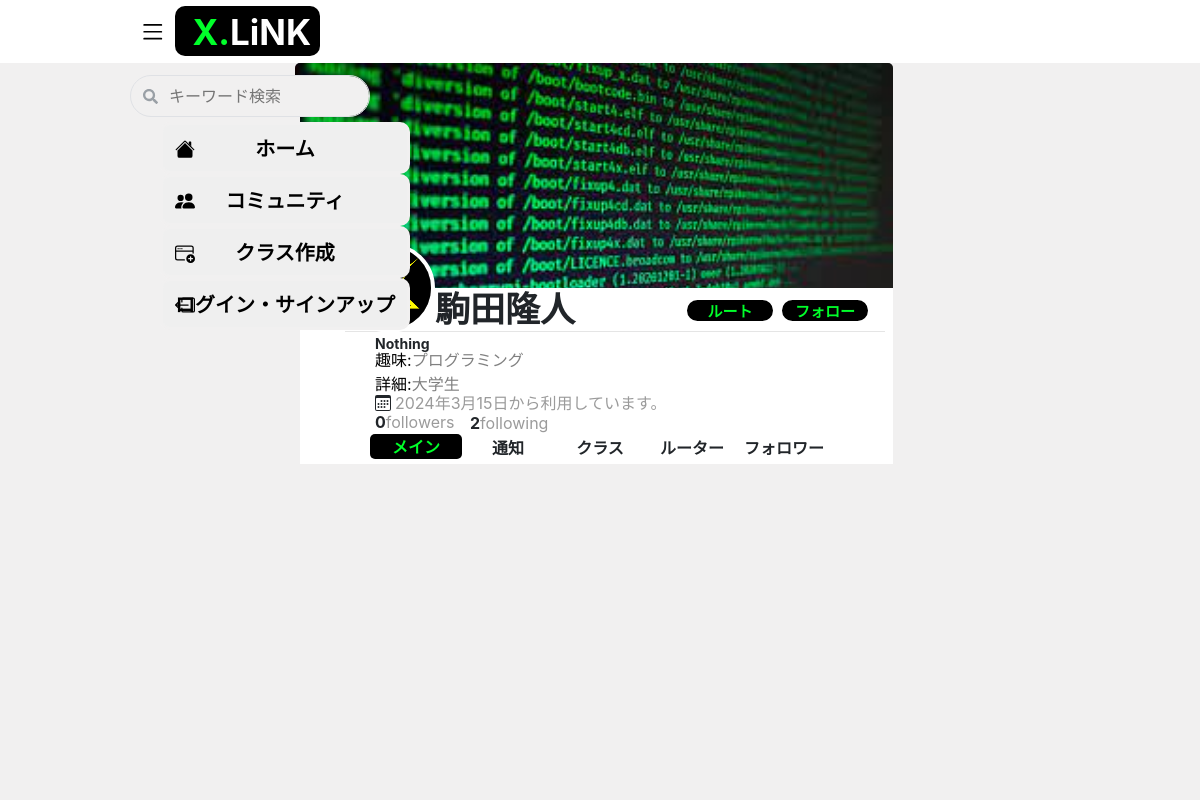
The app's page /account/駒田隆人/ with its own data.
### xlink/models.py (models this page shows)
class Account(models.Model):
    HOBBIES ={
        ('読書', '読書'),
        ('ゲーム', 'ゲーム'),
        ('映画', '映画'),
        ('TV', 'TV'),
        ('運動', '運動'),
        ('PC', 'PC'),
        ('VR/AR', 'VR/AR'),
        ('プログラミング', 'プログラミング')
    }
    DETAILS = {
        ('小学生', '小学生'),
        ('中学生', '中学生'),
        ('高校生', '高校生'),
        ('大学生', '大学生'),
        ('社会人', '社会人'),
    }
    mainuser = models.ForeignKey(User,  on_delete=models.PROTECT, verbose_name="メインユーザー", blank=True, null=True)
    name = models.CharField(max_length=15, verbose_name='ユーザー名', blank=True, null=True, default="")
    image = models.ImageField(upload_to='image/', verbose_name="バックイメージ")
    icon = models.ImageField(upload_to='icon/', verbose_name="アイコン")
    infomation = models.TextField(max_length=180, verbose_name="紹介文",blank=True, null=True)
    hobby =  models.CharField(max_length=8, choices=HOBBIES)
    detail = models.CharField(max_length=8, choices=DETAILS)
    created_at = models.DateTimeField(auto_now_add=True,null=True  ,verbose_name='作成日')
    def __str__(self):
        return str(self.name)
    class Meta:
        verbose_name_plural = 'Account'

### xlink/views.py (the view)
# urls.py: path('account/<str:name>/', views.room, name="room"),
def room(request, name):
	name = Account.objects.get(name=name)
	group = Group.objects.filter(managername=name)
	accounts = Account.objects.order_by('-created_at')[:1000]
	comments = Comment.objects.order_by('-created_at')[:10000]
	rooms = Account.objects.order_by('-name')[:10000]
	current_user = request.GET.get('user')
	logged_in_user = request.user.username
	user_followers = len(FollowCount.objects.filter(user=name))
	user_following = len(FollowCount.objects.filter(follower=name))
	user_followers0 = FollowCount.objects.filter(user=name)
	followers = FollowCount.objects.filter(user=name)
	followings = FollowCount.objects.filter(follower=name)
	user_root0 = AccountRoot.objects.filter(rooter=name)
	rooters = AccountRoot.objects.filter(user=name)
	roots = AccountRoot.objects.filter(rooter=name)
	root_class=[]
	user_followers1 = []
	for i in user_followers0:
		user_followers0 = i.follower
		user_followers1.append(user_followers0)
	if logged_in_user in user_followers1:
		follow_button_value = 'following'
	else:
		follow_button_value = 'follow'
	for x in user_root0:
		user_root0 = x.user
		root_class.append(user_root0)
	if logged_in_user in root_class:
		root_button_value = 'rooting'
	else:
		root_button_value = 'root'
	template = loader.get_template('profile.html')
	context={
		'rooms':rooms,
		'room': name,
		'comments': comments,
		'roots': roots,
		'followers': followers,
		'followings': followings,
		'groups': group,
		'accounts': accounts,
		'rooters': rooters,
		'user_root0': user_root0,
		'user_followers0': user_followers0,
		'current_user': current_user,
		'logged_in_user': logged_in_user,
		'user_followers': user_followers,
		'user_following': user_following,
		'follow_button_value': follow_button_value,
		'root_button_value':root_button_value,
	}
	return HttpResponse(template.render(context, request))

### templates/profile.html (shortened to what this page needs)
{% extends "base.html" %}
{%load static%}
{% load crispy_forms_tags %}
{% block extra_head %}
  <link rel="stylesheet" href="{% static 'css/profile.css'%}">
{% endblock %}
{% block content %}
<main>
    <nav class="name_bord">
      <div>
        <span>
          <img src="/media/{{room.image}}" class="image_user"/>
          <br>
          <div class="user-main-data">
            <span><div class="lkooscao"><b>{{room.name}}</b></div></span>
            <hr class="hr_style">
            {% if room.mainuser == user %}
            <div class="dsch">
                <a class="side_name" href='/profile-edit/'>
                    <button class="edit_profile">
                        <div class="edit"><b>プロフィール編集</b></div>
                    </button>
                </a>
              </div>
            {% else %}
            <form id="follow_button" action="/follow_counts" method="post">
              {% if follow_button_value == 'follow' %}
              <button class="follow" type="submit"><b>フォロー</b><div style="display:none;">{{user.username}}</div></button>
              {% else %}
              <input type="hidden" name="value" value="unfollow" readonly/>
              <button class="following" type="submit"><b>フォロー中</b><div style="display:none;">{{user.username}}</div></button>
              {% endif %}
            </form>
            <form id="post_button" action="/root_count" method="post">
              {% if root_button_value == 'root' %}
              <button class="root1" type="submit"><b>ルート</b><div style="display: none;">{{user.username}}</div></button>
              {% elif room.name == user %}
              <div class="dcbsdhc"></div>
              {% else %}
              <input type="hidden" name="value" value="unroot" readonly/>
              <button class="rooting1" type="submit"><b>ルート中</b><div style="display: none;">{{user.username}}</div></button>
              {% endif %}
            </form>
            {% endif %}
            <b><div class="info">{{room.infomation }}</div></b>
            <br>
            <div class="hobbys"><span class="data_base">趣味:</span>{{room.hobby}}</div>
            <div class="details"><span class="data_base">詳細:</span>{{room.detail}}</div>
            <li class="class">
              <span>
                <div class="sdjvhsu">
                  <span class="group">
                    <div style='margin-left: 0px; margin-top: -20px; color: rgb(155, 155, 155);'>{{room.created_at|date:'Y年n月j日'}}から利用しています。</div>
                  </span>
                </div>
              </span>
            </li>
            <li class="followerscount">
              <span><b>{{user_followers}}</b></span>
              <div class="followandfollower">followers</div>
            </li>
            <li class="followingcount">
              <span><b>{{user_following}}</b></span>
              <div class="followandfollower">following</div>
            </li>
            <br>
            <ul class="tab2-group">
              <li class="tab2 tab2-A is-active2">
                  <div class="menu"><b>メイン</b></div>
              </li>
              <li class="tab2 tab2-B">
                  <div class="menu4"><b>通知</b></div>
              </li>
              <li class="tab2 tab2-C">
                <div class="menu4"><b>クラス</b></div>
            </li>
              <li class="tab2 tab2-D">
                  <div class="menu4"><b>ルーター</b></div>
              </li>
              <li class="tab2 tab2-E">
                  <div class="menu4"><b>フォロワー</b></div>
              </li>
            </ul>
          </div>
        </span>
      </div>
      <div class="panel2-group">
        <div class="panel2 tab2-A is-show2">
            <div class="class_post_field">
              <ul>
                <li style="color: rgb(241, 240, 240);">
                </li>
              </ul>
            </div>
          </div>
        </div>
    </nav>
</main>
{% endblock %}

### static/css/profile.css (style rules this page uses)
.menu { margin-top: -4px; }
.lkooscao { margin-left: 140px; margin-top: -50px; font-size: 35px; }
.hobbys { margin-top: -30px; margin-left: 80px; color:grey; }
.details { margin-top: 0px; margin-left: 80px; color:grey; }
.info { margin-top: -40px; margin-left: 80px; width: 475px; word-wrap: break-word; font-weight: bold; font-size: 14px; }
.name_bord { margin-top: -190px; margin-left: 250px; }
.image_user { background: rgb(241, 240, 240); border-radius: 5px 5px 0px 0px; margin-top: 10px; width: 598px; height: 225px; object-fit: cover; background: rgb(155, 155, 155); }
.user-main-data { width: 598px; height: auto; background: white; margin-left: 0px; }
.hr_style { margin-top: -5px; margin-left: 50px; width: 540px; }
.data_base { color: black; }
.followerscount { margin-top: -5px; display: flex; margin-left: 80px; }
.followingcount { margin-top: -23px; display: flex; margin-left: 175px; }
.followandfollower { color: rgb(155, 155, 155); }
.follow { background: rgb(0, 0, 0); color: rgb(0, 255, 42); border:solid 2px white; width: 90px; height: 25px; border-radius: 15px; margin-top: -50px; margin-bottom: 50px; margin-left: 485px; font-size: 15px; display: block; text-align:center; }
.root1 { background: rgb(0, 0, 0); color: rgb(0, 255, 42); border:solid 2px white; width: 90px; height: 25px; border-radius: 15px; margin-top: -75px; margin-bottom: 50px; margin-left: 390px; font-size: 15px; display: block; text-align: center; }
.class { margin-top: -7.5px; display: flex; margin-left: 80px; }
.group { color: grey; margin-left: -6px; margin-top: 10px; }
.sdjvhsu { margin-top: -23px; margin-left: 20px; }
.tab2-group { margin-top: -25px; margin-bottom: 30px; display: flex; width: 500px; margin-left: 35px; }
.tab2 { flex-grow: 1; padding:5px; list-style:none; width: 500px; height: 30px; text-align:center; cursor:pointer; }
.panel2 { display: none; }
.tab2.is-active2 { background: rgb(0, 0, 0); color: rgb(0, 255, 42); border-radius: 5px; width: 500px; height: 25px; transition: all 0.2s ease-out; }
.panel2.is-show2 { display:block; }
.menu4 { margin-top:-3.5px; }

### records on screen
Account: image (picture), name "駒田隆人", infomation "Nothing", hobby "プログラミング", detail "大学生", created_at "2024年3月15日"

### other values on screen
{{ user_followers }} "0"
{{ user_following }} "2"
